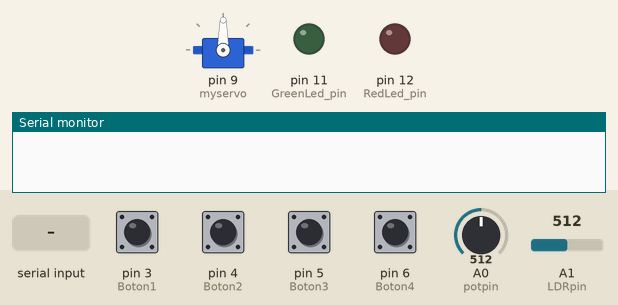
This sketch was run on a simulated Arduino Uno, built with avr-gcc and run on an emulated ATmega328P. Shown: servo, output pins drawn as LEDs (lit = HIGH), the last lines printed to the serial monitor. Inputs (shaded band) come from the test bench; at power-on: pin 3 (Boton1), pin 4 (Boton2), pin 5 (Boton3), pin 6 (Boton4) HIGH, A1 (LDRpin) = 512, A0 (potpin) = 512.

Above: at 1.2 s.
1.3 s: "0\n" received over Serial
At 2.1 s:
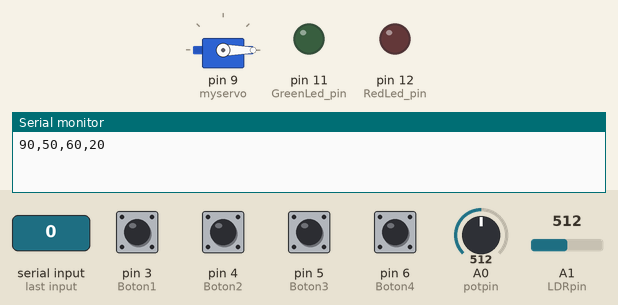
2.8 s: A1 (LDRpin) set to 426
4.3 s: A1 (LDRpin) set to 402
At 5.4 s:
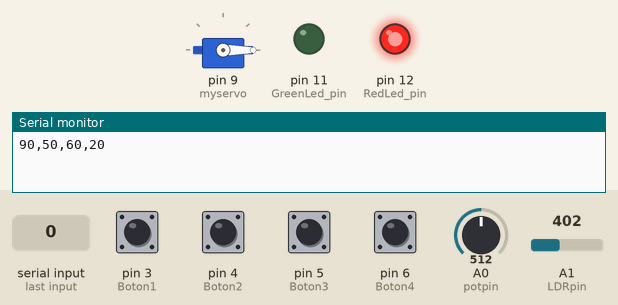
5.8 s: "90,45\n" received over Serial
At 6.8 s:
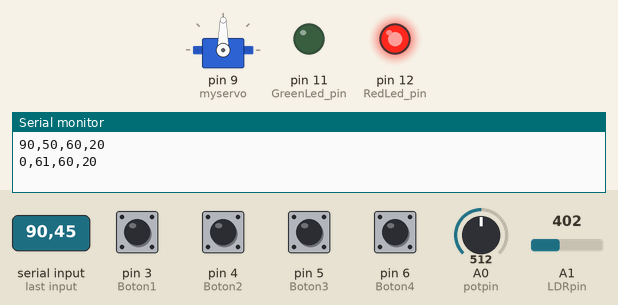
7.3 s: A0 (potpin) set to 716
At 7.7 s:
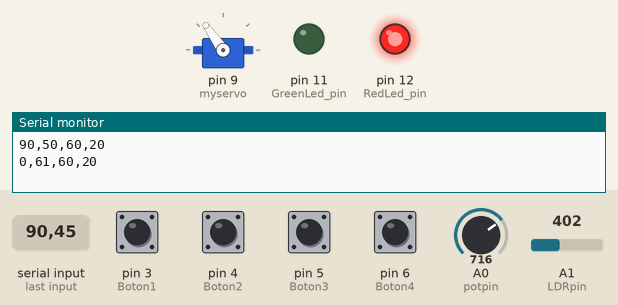
8.8 s: pin 4 (Boton2) pulled LOW for 0.15 s
At 10.0 s:
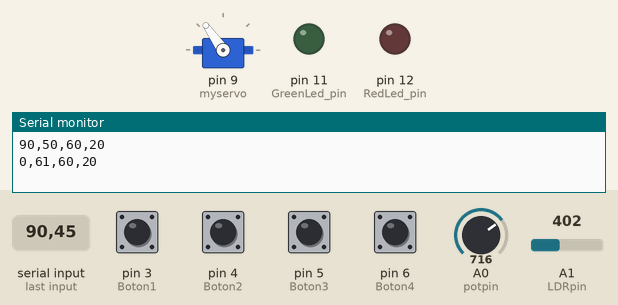
Timing chart, 0 to 11.4 s (numbered marks = the images above; inputs shaded):
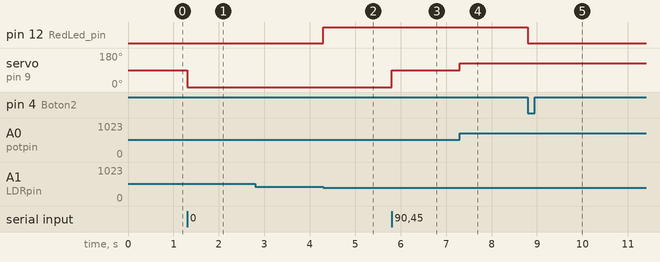

The sketch:

Sample1.ino
```cpp
#include <Servo.h>


String strT = "";
const char separatorT = ',';
const int dataLengthT = 2;
int datoT[dataLengthT];

Servo myservo;  // create servo object to control a servo

int potpin = 0;  // analog pin used to connect the potentiometer
int valpot;    // variable to read the value from the analog pin

int LDRpin =1;  // analog pin used to connect the potentiometer
int valLDR;    // variable to read the value from the analog pin

int RedLed_pin = 12;  // analog pin used to connect the potentiometer
int GreenLed_pin= 11;    // variable to read the value from the analog pin

int Boton1= 3;    // Boton Set 0
int Boton2= 4;    // Boton Set 0
int Boton3= 5;    // Boton Set 0
int Boton4= 6;    // Boton Set 0
int LDRMax=60;
int LDRMin=0;

bool Pot_Input=true;
int Slider_input=0;

void setup() {
  myservo.attach(9);  // attaches the servo on pin 9 to the servo object
  pinMode(RedLed_pin,OUTPUT);
  pinMode(GreenLed_pin,OUTPUT);
  pinMode(Boton1,INPUT);
  pinMode(Boton2,INPUT);
  pinMode(Boton3,INPUT);
  pinMode(Boton4,INPUT);
  Serial.begin(9600);
}

void loop() {

  strT = "";
  if (Serial.available())
  {
    strT = Serial.readStringUntil('\n');
    //Serial.println(strT);
    for (int i = 0; i < dataLengthT; i++)
    {
      int index = strT.indexOf(separatorT);
      datoT[i] = strT.substring(0, index).toInt();
      strT = strT.substring(index + 1);
    }
    /*for (int i = 0; i < dataLengthT; i++)
    {
      Serial.print("Dato ");
      Serial.print(i);
      Serial.print("=");
      Serial.print(datoT[i]);
    }*/
     Pot_Input=datoT[0];
    Slider_input=datoT[1];

    Serial.print(valpot);
  Serial.print(",");
  Serial.print(valLDR);
  Serial.print(",");
  Serial.print(LDRMax);
  Serial.print(",");
  Serial.print(LDRMin);
  Serial.println("");


  }


/////////////
  if(Pot_Input){
    valpot = analogRead(potpin);            // reads the value of the potentiometer (value between 0 and 1023)
    valpot = map(valpot, 0, 1023, 0, 180);     // scale it to use it with the servo (value between 0 and 180)
  }
  else{
    valpot=Slider_input;
  }

  myservo.write(valpot);                  // sets the servo position according to the scaled value

  valLDR = analogRead(LDRpin);            // reads the value of the potentiometer (value between 0 and 1023)
  valLDR = map(valLDR, 0, 1023, 100, 0);

  if (digitalRead(Boton1) ==0){
      LDRMax=0;
  }

  if (digitalRead(Boton2) ==0){
      LDRMax=LDRMax+20;
  }

  if (digitalRead(Boton3) ==0){
      LDRMax=LDRMax+40;
  }

  if (digitalRead(Boton4) ==0){
      LDRMax=LDRMax+60;
  }

  if(LDRMax<0){
      LDRMax=0;
  }
  else if(LDRMax>100){
      LDRMax=100;
  }

  if(LDRMax>=40 ){
    LDRMin=LDRMax-40;
  }
  else{
    LDRMin=0;
  }


  if(valLDR>=LDRMax){
    digitalWrite(RedLed_pin, HIGH);
    }
    else
    {digitalWrite(RedLed_pin, LOW);
    }

  if(valLDR<=LDRMin){
    digitalWrite(GreenLed_pin, HIGH);
    }
    else
    {digitalWrite(GreenLed_pin, LOW);
    }

  /*Serial.print(valpot);
  Serial.print(",");
  Serial.print(valLDR);
  Serial.print(",");
  Serial.print(LDRMax);
  Serial.print(",");
  Serial.print(LDRMin);
  Serial.println("");
  delay(100);           */                // waits for the servo to get there
}
```

Measured:
- the behaviour switches between 420 and 419 on A1 (LDRpin) (found by bisection; images 1 and 2)
- after the input at 1.3 s, servo on pin 9 (myservo): 90° → 0° at once
- after the input at 2.8 s, every drawn part: stays the same
- after the input at 4.3 s, pin 12 (RedLed_pin): LOW → HIGH at once
- after the input at 5.8 s, servo on pin 9 (myservo): 0° → 90° at once
- after the input at 7.3 s, servo on pin 9 (myservo): 90° → 125° at once
- after the input at 8.8 s, pin 12 (RedLed_pin): HIGH → LOW at once
